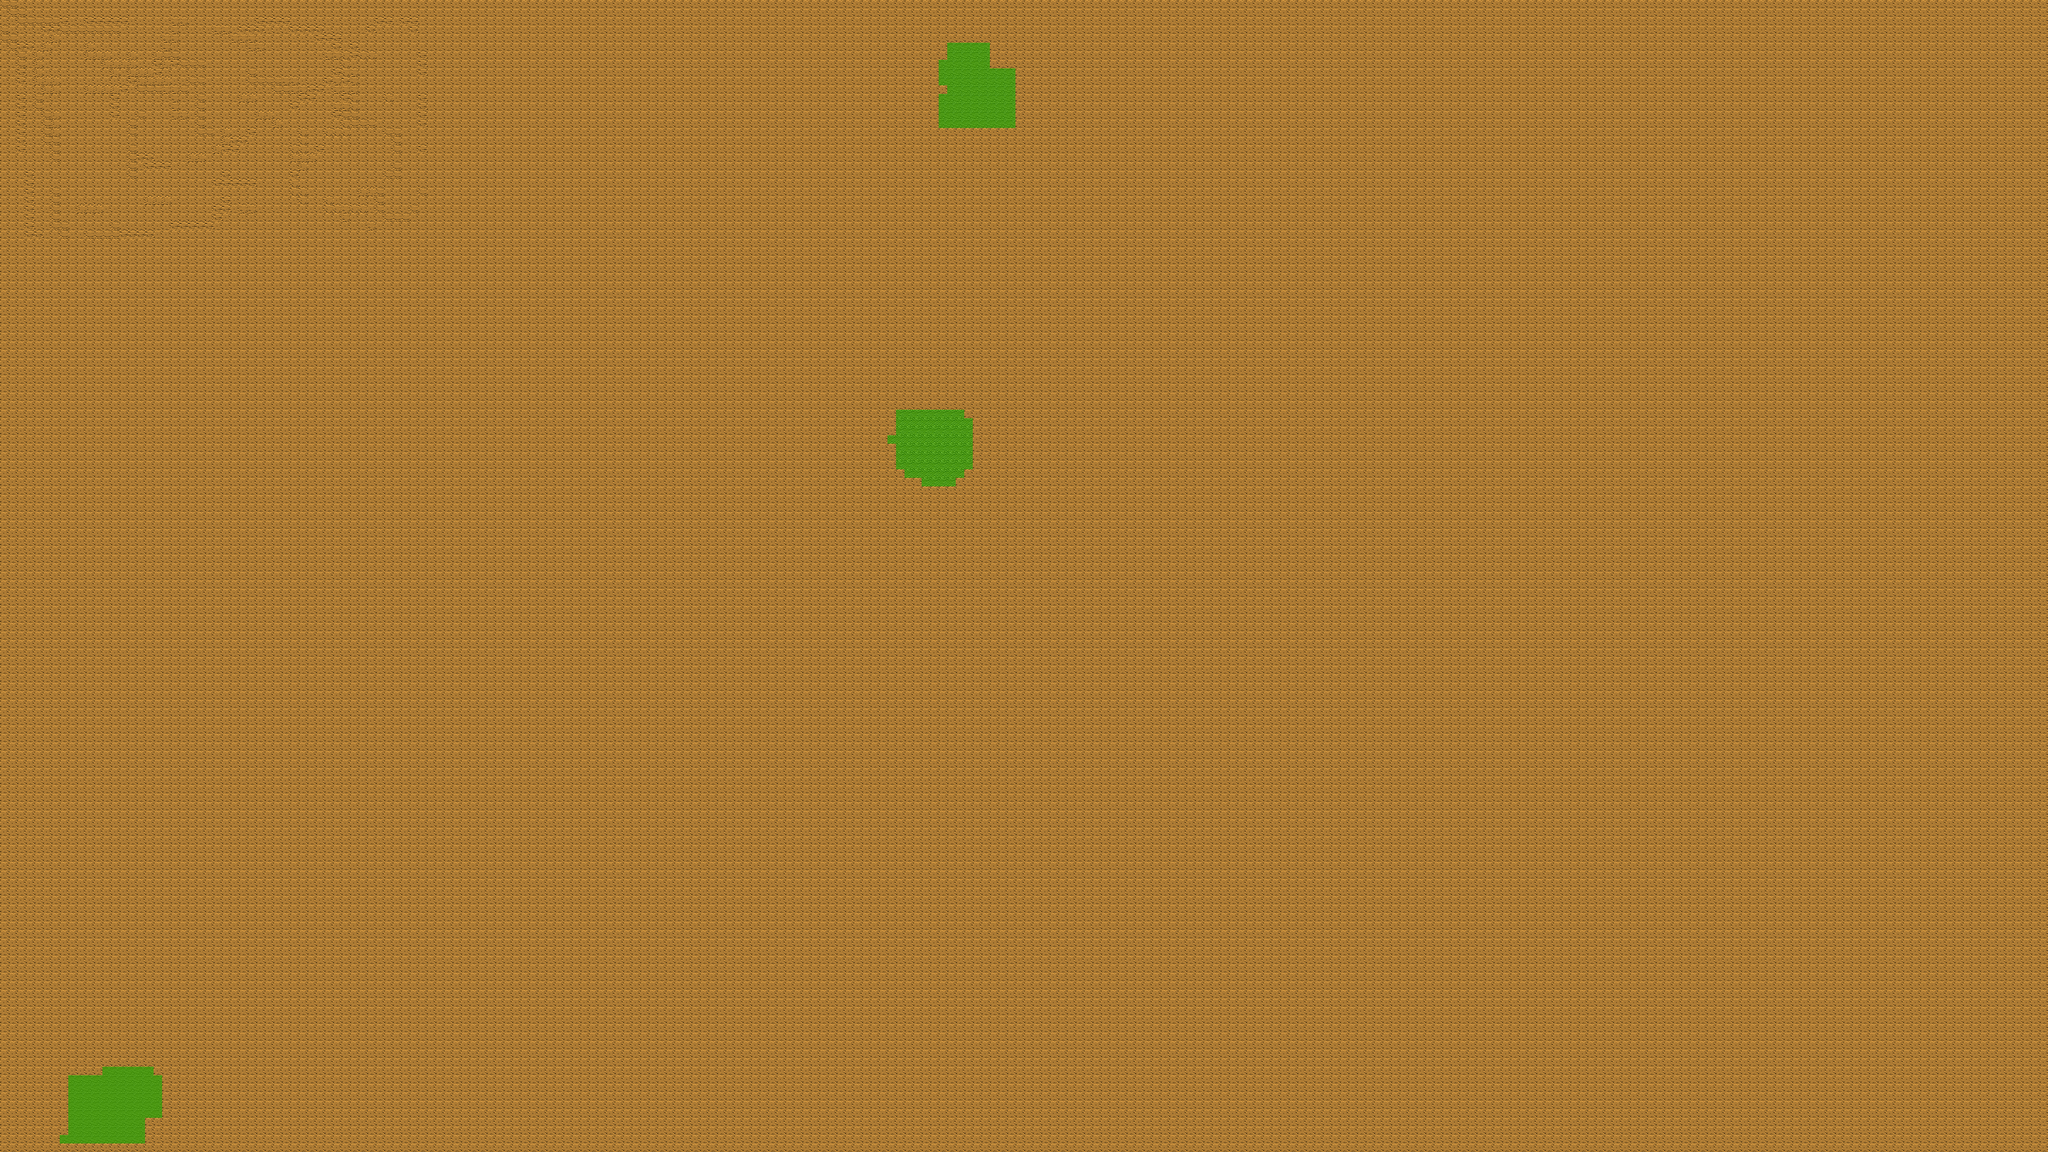

The image is a tile-based game level rendered from a .tmx file. Its description and source (layers, tilesets, objects; grid data summarised) follow:
An orthogonal 240x135 tile map with 32x32 px tiles, 1 tile layer (Tile Layer 1).

<map version="1.0" orientation="orthogonal" width="240" height="135" tilewidth="32" tileheight="32">
 <tileset firstgid="1" name="tileset2" tilewidth="32" tileheight="32">
  <image source="../images/tileset2.png" width="640" height="640" />
 </tileset>
 <layer name="Tile Layer 1" width="240" height="135">
  <data>[32400 cells, 32400 non-empty, 9 distinct tile ids]</data>
 </layer>
</map>
